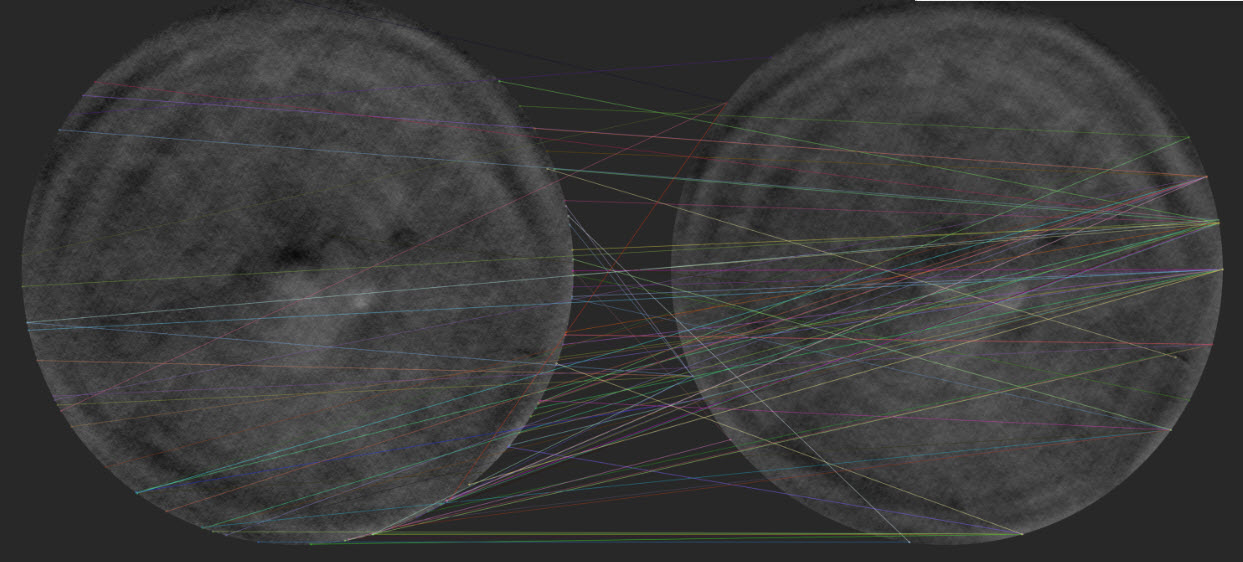
#> input picture media/2022-12-14_14-34-00.jpg, 1243 x 562 px
$ python preprocess_radiographs.py ../../../../media ../../../../media ../../../../media
#> lines starting #> are read from the running program, lines starting #| are printed output that depends on the picture
import os
import sys
import cv2 as cv
import numpy as np
import multiprocessing
from pathlib import Path

#This script preprocessed rasiographs to measure the amount of stretch and compression along Silica or any other material

def global_directories(name_dir, name_preprocessed_dir, name_average_dir):
    global directory
    global preprocessed_directory
    global average_directory
    directory=name_dir #from where you are reading the images (directory)
    preprocessed_directory = name_preprocessed_dir #where you are writing the pre-processed images (preprocessed_directory)
    average_directory = name_average_dir

# This function preprocess each image from the radiograph set with a series of steps
def preprocess(image):
    # Read original image
#> called with image = '2022-12-14_14-34-00.jpg'
    print("Reading image: ", image)
    original_img = cv.imread(directory+"/"+image, cv.IMREAD_GRAYSCALE).astype(np.float32)
#> original_img: shape (562, 1243) float32; min 7, max 247, mean 58.3

    # Gaussian blur with sigma=30
    sigma = 30.0
    blurred_img = cv.GaussianBlur(original_img,(0,0), sigma)

    # Substract blurred image from original image
    substracted_img = cv.subtract(original_img,blurred_img)

    # Adjust contrast and brightness
    alpha = 25
    beta = 125
    #https://stackoverflow.com/questions/39308030/how-do-i-increase-the-contrast-of-an-image-in-python-opencv
    enhanced_img = cv.addWeighted(substracted_img,alpha,substracted_img,0,beta)

    alpha= 2.0
    beta=-125
    #https://docs.opencv.org/3.4/d3/dc1/tutorial_basic_linear_transform.html
    contrast_img=cv.convertScaleAbs(enhanced_img, alpha=alpha, beta=beta)
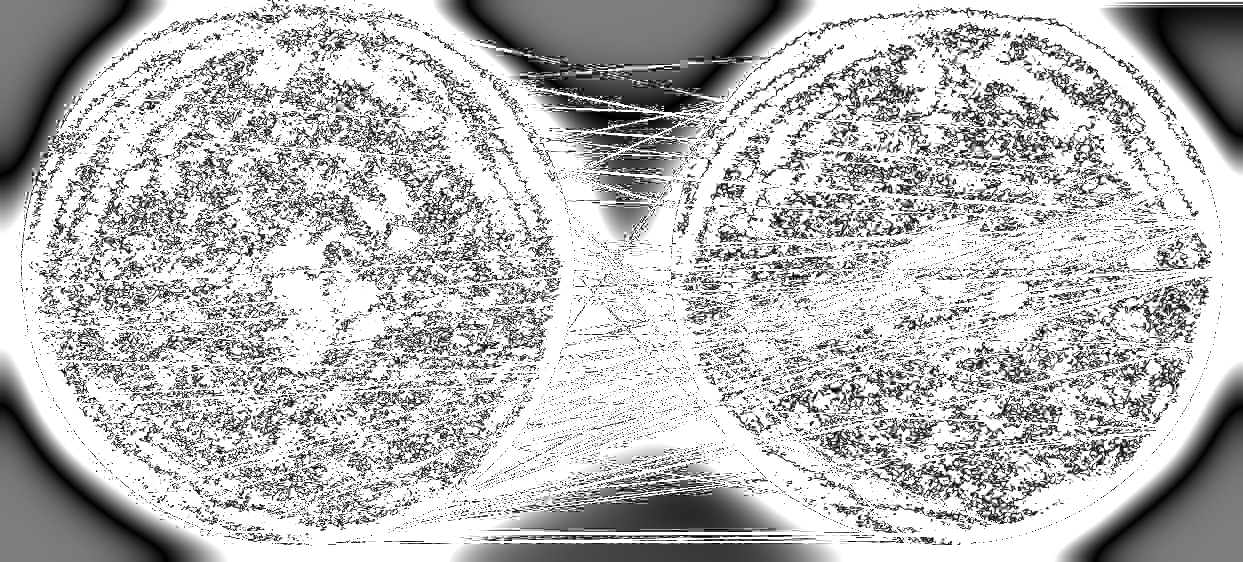
#> contrast_img: shape (562, 1243); min 0, max 255, mean 187.9

    # Rotate image 90 degrees clockwise
    rotated_img = cv.rotate(contrast_img, cv.ROTATE_90_CLOCKWISE)
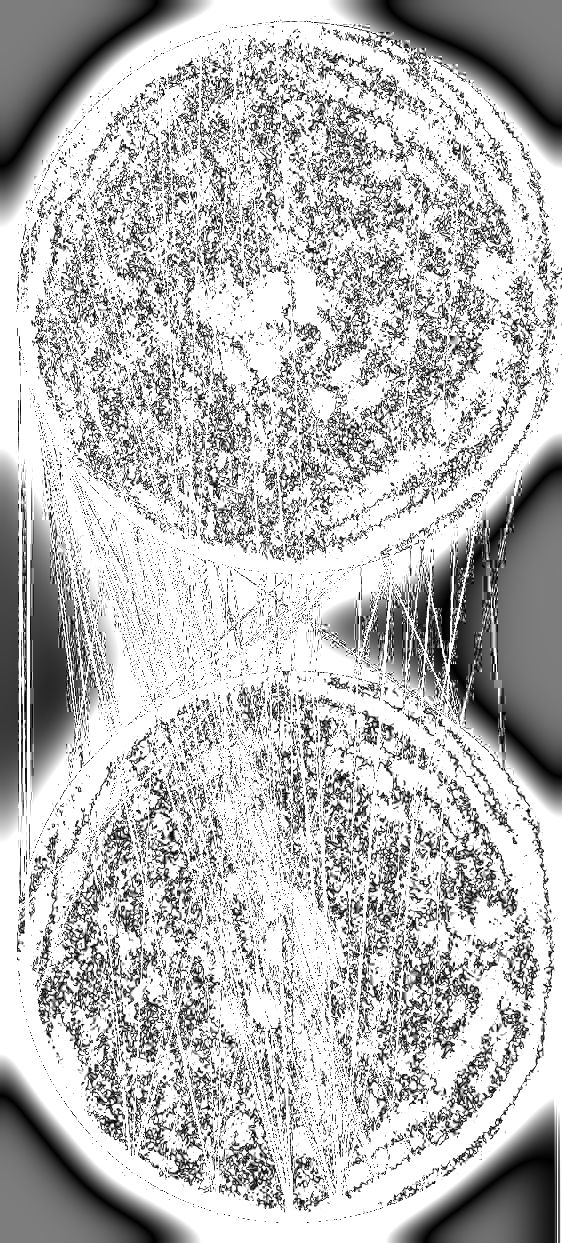
#> rotated_img: shape (1243, 562); min 0, max 255, mean 187.9

    # Save results
    cv.imwrite(preprocessed_directory+"/Preprocessed_"+image, rotated_img.astype(np.uint8))

# This function averaged by N=4 preprocessed images
def average(images):
    # Get index from first and last image
    names="Radiographs_"+str(images[0].split("__")[1].split(".")[0])+"--"+str(images[-1].split("__")[1].split(".")[0])
    #print("Read: ", preprocessed_directory+images[0])
    # Read first image and make it equal to avg_img
    avg_image = cv.imread(preprocessed_directory+images[0], cv.IMREAD_GRAYSCALE)
    #print(len(images))
    # Function taken from: https://leslietj.github.io/2020/06/28/How-to-Average-Images-Using-OpenCV/
    for i in range(len(images)):
        if i == 0:
            pass
        else:
            # Read next image
            image=cv.imread(preprocessed_directory+"/"+images[i], cv.IMREAD_GRAYSCALE)
            alpha=1.0/(i+1)
            beta=1.0-alpha
            # Average image
            avg_image = cv.addWeighted(image, alpha, avg_image, beta, 0.0)
    cv.imwrite(average_directory+"/Average_"+names+".tiff", avg_image)


if __name__ == '__main__':

    directory_preprocess = sys.argv[1]
    directory_preprocessed = sys.argv[2]
    directory_averaged = sys.argv[3]

    Path(directory_preprocessed).mkdir(parents=True, exist_ok=True)
    Path(directory_averaged).mkdir(parents=True, exist_ok=True)
    global_directories(directory_preprocess, directory_preprocessed, directory_averaged)
    # Pre-processing the radiographs in parallel per set
    pool_obj = multiprocessing.Pool()
    original_images=os.listdir(directory_preprocess)
    pool_obj.map(preprocess,original_images)
#> call 2 of preprocess, with image = '2022-12-14_15-02-41.jpg'
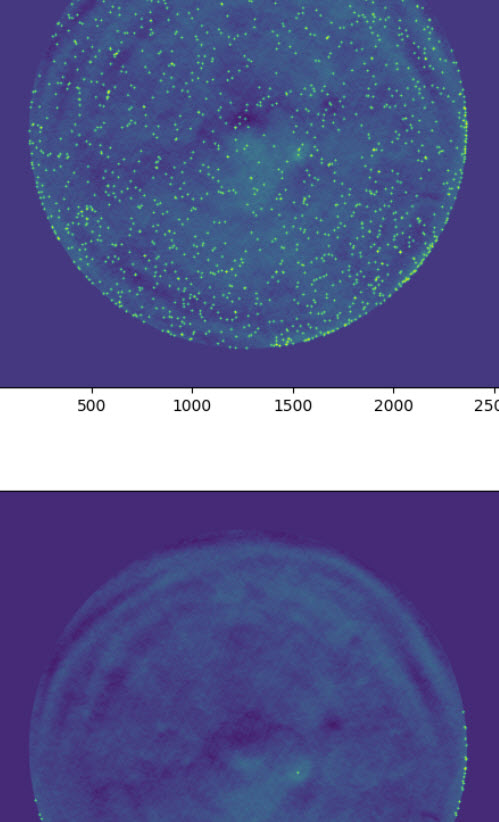
#> input picture media/2022-12-14_15-02-41.jpg, 499 x 822 px
#> in preprocess (call 2), `blurred_img = cv.GaussianBlur(original_img,(0,0), sigma)`:
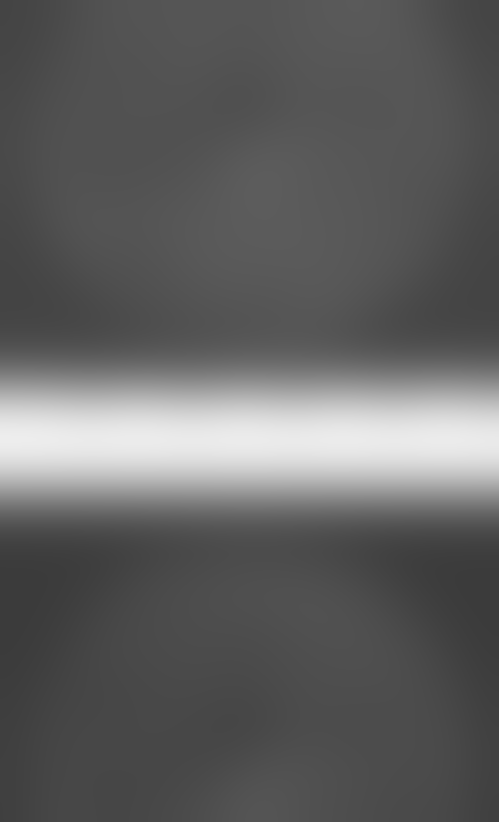
#> blurred_img: shape (822, 499) float32; min 59.13, max 237.5, mean 97.2
#> in preprocess (call 2), `substracted_img = cv.subtract(original_img,blurred_img)`:
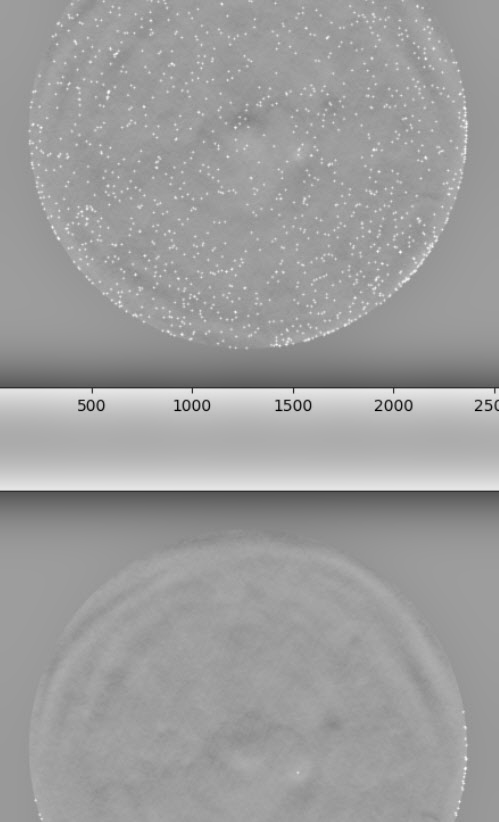
#> substracted_img: shape (822, 499) float32; min -204.5, max 126.2, mean 0; drawn with min black and max white
#> in preprocess (call 2), `contrast_img=cv.convertScaleAbs(enhanced_img, alpha=alpha, beta=beta)`:
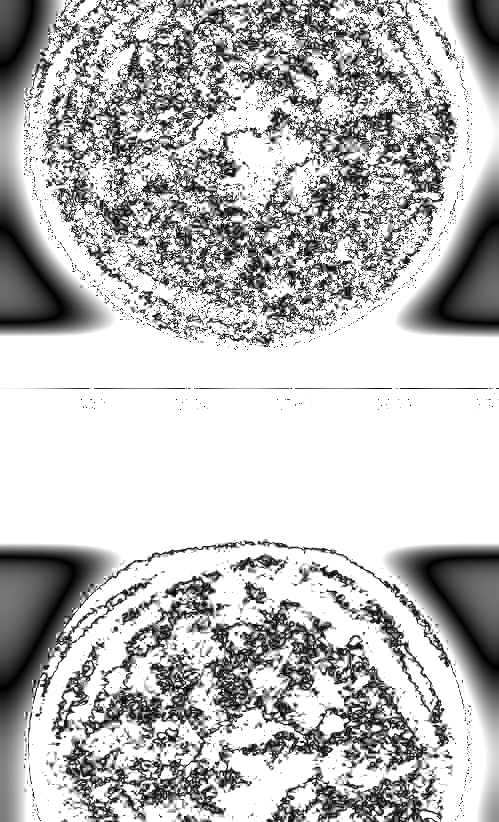
#> contrast_img: shape (822, 499); min 0, max 255, mean 188.1
#> in preprocess (call 2), `rotated_img = cv.rotate(contrast_img, cv.ROTATE_90_CLOCKWISE)`:
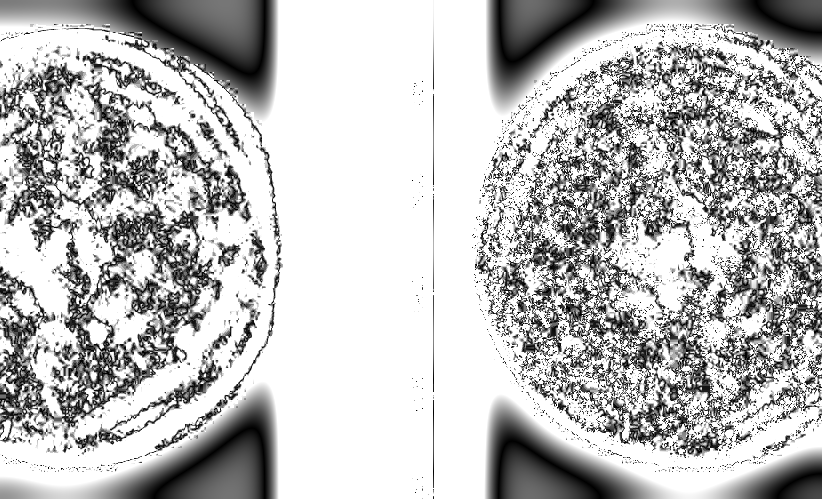
#> rotated_img: shape (499, 822); min 0, max 255, mean 188.1
    print("Finish preprocessing")

    pool_obj = multiprocessing.Pool()
    # Averaging by 4 the pre-processed radiographs
    images=os.listdir(directory_preprocessed)
    n_averages=4
    images.sort()
    sets=int(len(images)/n_averages)
#> (the run stopped early here; a loop or call above may not have finished)
